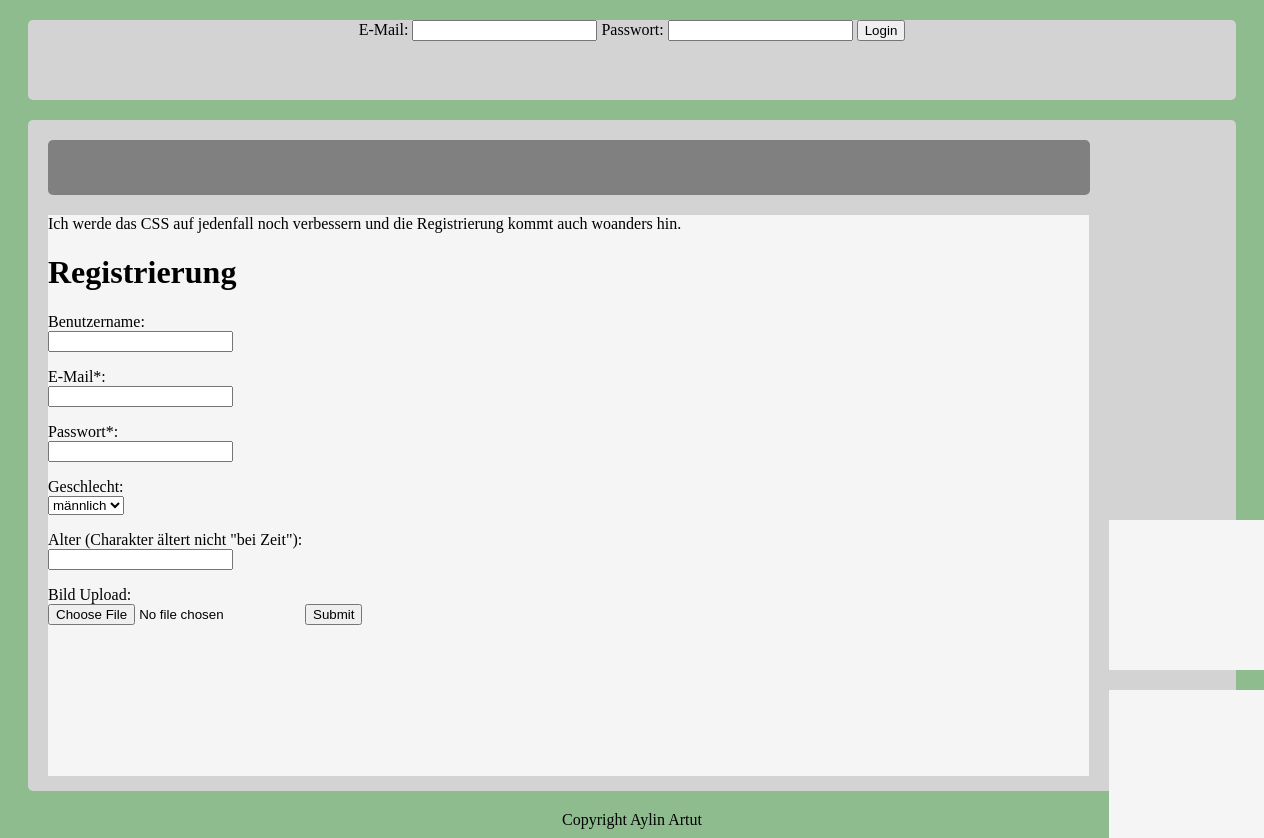
Before: / with the older database file.
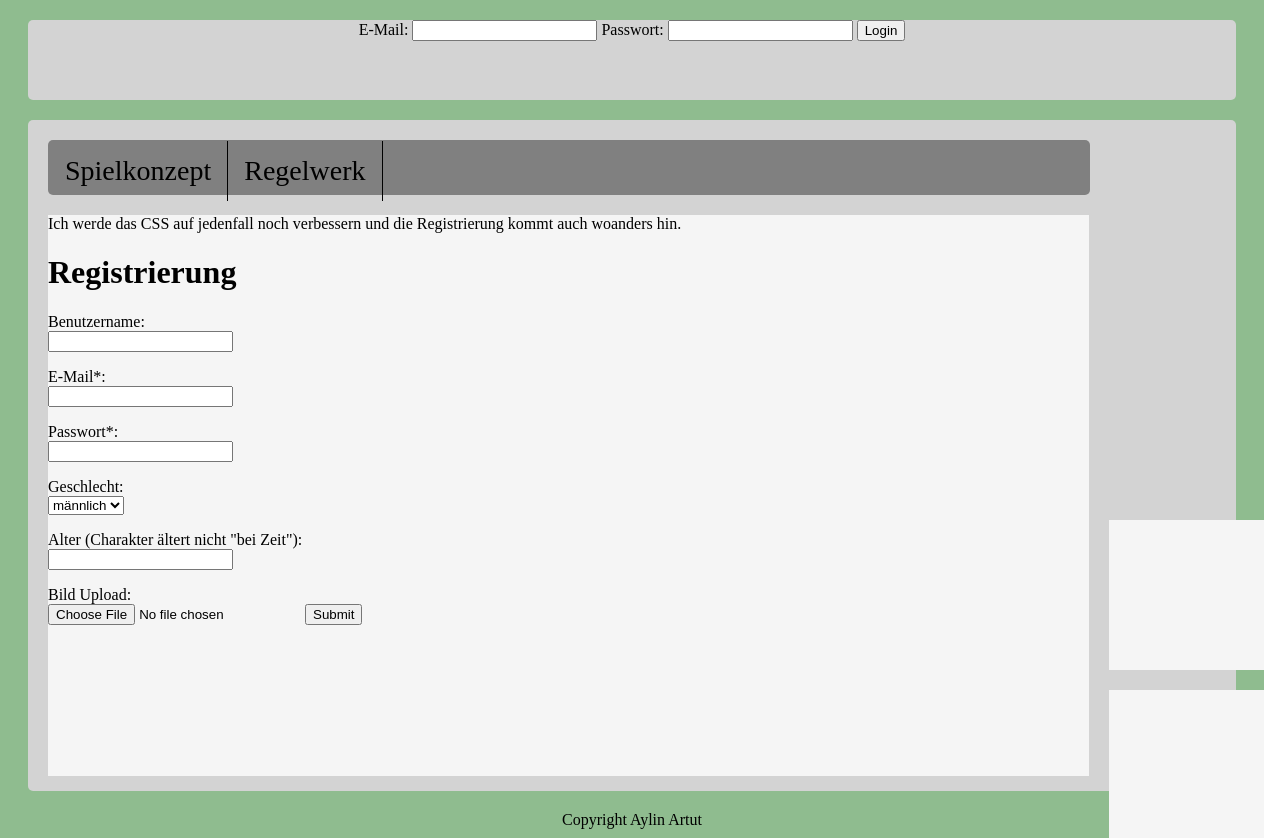
After: the same page with the newer database file.
### tables this page shows
CREATE TABLE `website_navigation` (
  `id` int(11) NOT NULL,
  `menuname` varchar(50) DEFAULT NULL,
  `logged_in` tinyint(1) DEFAULT NULL COMMENT '1 = TRUE |\r\n0 = FALSE'
);

### Navigation.php (called while the page is built, shortened)
<?php
    class Navigation{
        function getNavigation($status){
            $sql = "SELECT menuname FROM website_navigation WHERE logged_in=" . $status;
            return $sql;
        }
    }
?>

### index.php (the view, shortened to what this page needs)
<?php
require_once("Navigation.php");
?>
<html>
<head>
	<link rel="stylesheet" href="CSS_Files/main.css">
	<link rel="stylesheet" href="CSS_Files/ClientSideValidation.css">
</head>
<body>
<div class="pageContainer">
    <div class="header">
        <div id="login">
            <form id="login_formular" action="Main.php" method="POST">
                E-Mail:
                <input type="email" id="email_forLogin" name="email_forLogin">
                Passwort:
                <input type="password" id="password_forLogin" name="password_forLogin">
                <input type="submit" id="submit_login" name="submit_login" value="Login">
            </form>
        </div>
    </div>
    <div class="content">
        <div class="leftSide">
        <div class="navigation">
            <ul>
                <?php
                $databaseConnection = new DatabaseConnection();
                $navigation = $databaseConnection->getConnectionToDatabase();
                $sql = new Navigation($navigation);
                if((isset($_SESSION['login'])) && (!empty(session_id()))){
                    foreach ($navigation->query($sql->getNavigation(0)) as $row) {
                        ?>
                        <li><a id= <?php echo $row["menuname"] ?> ".php"> <?php echo $row["menuname"] ?> </a></li>
                        <?php
                    }
                    foreach ($navigation->query($sql->getNavigation(1)) as $row) {
                        ?>
                        <li><a id= <?php echo $row["menuname"] ?> ".php"> <?php echo $row["menuname"] ?> </a></li>
                        <?php
                    }
                }else{
                    foreach ($navigation->query($sql->getNavigation(0)) as $row) {
                        ?>
                        <li><a id= <?php echo $row["menuname"] ?> ".php"> <?php echo $row["menuname"] ?> </a></li>
                        <?php
                    }
                }
                ?>
            </ul>
        </div>
                <div id="contentMenu">
                    Ich werde das CSS auf jedenfall noch verbessern und die Registrierung kommt auch woanders hin. <br/>
                    <div id="registration">
                        <form id="registration_formular" action="Main.php" method="POST" enctype="multipart/form-data">
                            <h1><b>Registrierung</b></h1>
                            <p>Benutzername:<br>
                            <input type="text" id="username" name="username"></p>
                            <p>E-Mail*:<br>
                                <input type="email" id="email" name="email"></p>
                            <p>Passwort*:<br>
                                <input type="password" id="password" name="password"></p>
                            <p>Geschlecht:<br>
                                <select id="gender" name="gender">
                                    <option value="maennlich">männlich</option>
                                </select></p>
                            <p>Alter (Charakter ältert nicht "bei Zeit"):<br>
                                <input type="text" id="age" name="age"></p>
                            Bild Upload:<br>
                                <input type="file" name="imagepath" id="imagepath">
                            <input type="submit" id="submit_registration" name="submit_registration" value="Submit">
                        </form>
                    </div>
                </div>
        </div>
        <div class="rightSide">
            <div class="profileBox">
            </div>
            <div class="gameBox"></div>
        </div>
        </div>
    </div>
    <div class="footer">
        Copyright Aylin Artut
    </div>
</body>
</html>

### CSS_Files/main.css (style rules this page uses)
body { background-color: DarkSeaGreen; }
.header { height: 80px; margin: 20px; background-color: LightGrey; text-align: center; border-radius: 5px; }
.content { margin: 20px; background-color: LightGrey; border-radius: 5px; }
.footer { text-align: center; }
.navigation { width: 100%; height: 7.4%; background-color: grey; margin-bottom: 20px; margin-top: 17px; padding-top: 1px; padding-left: 1px; padding-bottom: 5px; border-radius: 5px; }
ul { list-style-type: none; margin: 0; padding: 0; background-color: grey; }
li { float: left; border-right:1px solid black; }
li a { display: block; text-align: center; padding: 14px 16px; font-size: 28px; }
#contentMenu { background-color: whitesmoke; width: 100%; height: 85.3%; margin-top: 10px; }
.profileBox { background-color: whitesmoke; width: 200px; height: 150px; margin-bottom: 20px; margin-top: -10px; }
.gameBox { background-color: whitesmoke; width: 200px; height: 150px; margin-bottom: 20px; }
.leftSide { height: 80%; display: inline-block; margin: 3px 0.5px 10px 20px; width: 86.2%; }
.rightSide { width: 20px; height: 78.2px; display: inline-block; margin: 3px 1px 10px 15px; }

Changed rows visible on the page:
added website_navigation: menuname "Spielkonzept"
added website_navigation: menuname "Regelwerk"
